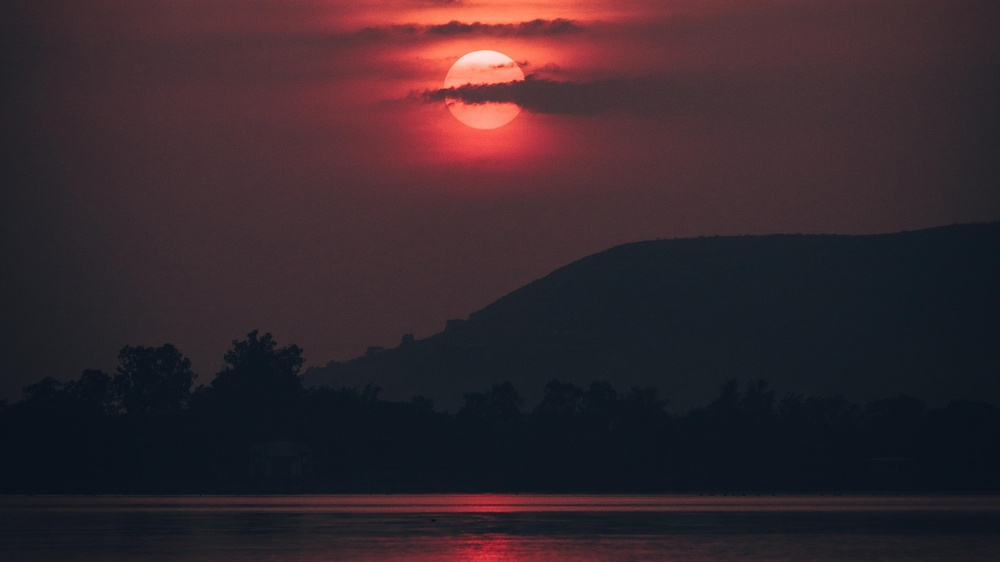
#> input picture OIP.jpg, 1000 x 562 px, shrunk from 3840 x 2160 before the run
$ python -i DWT.py   (imports and definitions only)
#> lines starting #> are read from the running program, lines starting #| are printed output that depends on the picture
import pywt
import numpy as np
import reedsolo
from PIL import Image
import os

class DWT:
    # [31 lines left out: function embed_bits_with_rs, not called in this run]

    @staticmethod
    def decode_message_with_rs(matrix_coeff):
        """
        Вилучає повідомлення з коефіцієнтів DWT.

        :param matrix_coeff: Матриця коефіцієнтів DWT (HH_r).
        :return: Декодоване повідомлення.
        """
        binary_data = []
        flat = matrix_coeff.flatten()

        for val in flat:
            if f"{val:.6f}".split('.')[1].startswith('00000'):
                # Витягуємо біти 4-6
                bits = [
                    (int(val) >> 3) & 1,
                    (int(val) >> 4) & 1,
                    (int(val) >> 5) & 1
                ]
                binary_data.extend(map(str, bits))

        return ''.join(binary_data)

    # [65 lines left out: function encode_message, not called in this run]

    @staticmethod
    def decode_message(image_path):
        """
        Виконує декодування повідомлення з зображення за допомогою DWT і Reed-Solomon.

        :param image_path: Шлях до зображення з вбудованим повідомленням.
        :return: Декодоване повідомлення.
        """
#> called with image_path = 'OIP.jpg'
        image = Image.open(image_path)
#> image is the input picture: PIL image 1000x562 RGB; mean R, G, B 54.5, 39, 45.3
        if image is None:
            raise FileNotFoundError("Зображення не знайдено!")

        arr = np.array(image)

        # DWT тільки для червоного каналу
        coeffs_r = pywt.dwt2(arr[:,:,0], 'haar')
        LL_r, (LH_r, HL_r, HH_r) = coeffs_r
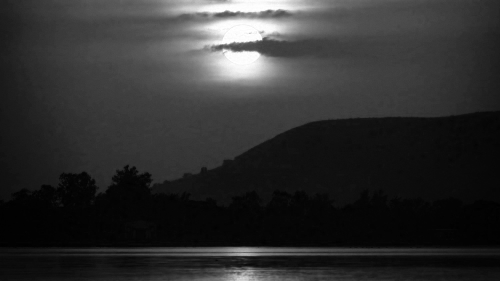
#> LL_r: shape (281, 500) float64; min 17, max 510, mean 109; drawn with min black and max white
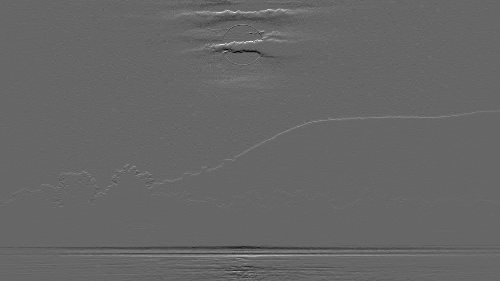
#> LH_r: shape (281, 500) float64; min -52.5, max 77.5, mean 0.1; drawn with min black and max white
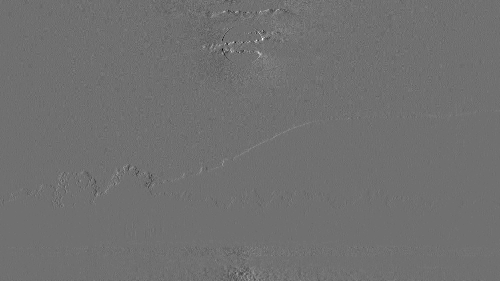
#> HL_r: shape (281, 500) float64; min -41, max 52, mean 0.1; drawn with min black and max white
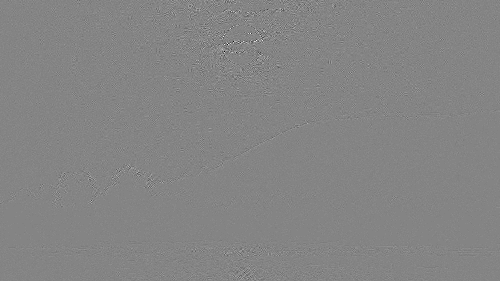
#> HH_r: shape (281, 500) float64; min -19, max 17.5, mean 0.000868; drawn with min black and max white

        # Декодування повідомлення ТІЛЬКИ з HH_r
        binary_data = DWT.decode_message_with_rs(HH_r)
#> the loop in decode_message_with_rs, `for val in flat:` made 140500 passes
#> (val, bits) on passes 3, 4, 7, 8, 9, 11, 13, 14, 15, 17, 21, 23: (0, [0, 0, 0]), (0, [0, 0, 0]), (-2.5e-15, [0, 0, 0]), (0, [0, 0, 0]), (-2, [1, 1, 1]), (-1, [0, 0, 0]), (0, [0, 0, 0]), (0, [0, 0, 0]), (1, [0, 0, 0]), (0, [0, 0, 0]), (1, [0, 0, 0]), (-1, [0, 0, 0])
#> bits on passes 1, 64, 69, 70, 71, 74: [0, 0, 0], [0, 0, 0], [0, 0, 0], [0, 0, 0], [0, 0, 0], [0, 0, 0]
#> after the loop in decode_message_with_rs, `for val in flat:`: binary_data = 240534 items

        # Декодування Reed-Solomon
#> (the run stopped early here; a loop or call above may not have finished)
